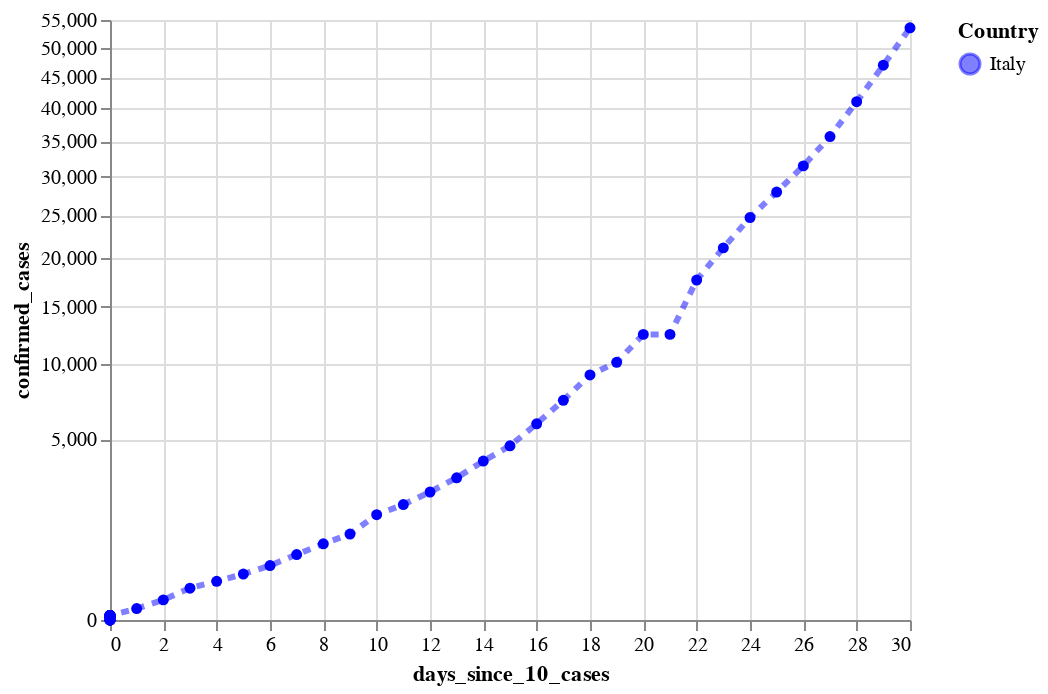

Write notebook code for a chart like this one.
### Code cell
#hide

cases_it_plot = alt.Chart(source_it).mark_line(
    color='blue',
    opacity=0.5,
    strokeDash=[4, 4],
    strokeWidth=3,
    point=True
).encode(
    x='days_since_10_cases:Q',
#     y='confirmed_cases:Q',
    y=alt.Y('confirmed_cases:Q', scale=alt.Scale(type='sqrt')),
#     size='new_cases:Q',
    tooltip=['country', 'date:T', 'confirmed_cases', 'new_cases', 'deaths'],
    color=alt.Color('country', scale=alt.Scale(range=['blue'], domain=['Italy']), title="Country")
)



cases_it_plot

### Figure 1 — Vega-Lite specification as saved in the notebook (floating-point values rounded to 4 significant figures)
{"config": {"view": {"continuousWidth": 400, "continuousHeight": 300}}, "data": {"name": "data-2987e1d9a2fd59c460ab6478846970fd"}, "mark": {"type": "line", "color": "blue", "opacity": 0.5, "point": true, "strokeDash": [4, 4], "strokeWidth": 3}, "encoding": {"color": {"type": "nominal", "field": "country", "scale": {"domain": ["Italy"], "range": ["blue"]}, "title": "Country"}, "tooltip": [{"type": "nominal", "field": "country"}, {"type": "temporal", "field": "date"}, {"type": "quantitative", "field": "confirmed_cases"}, {"type": "quantitative", "field": "new_cases"}, {"type": "quantitative", "field": "deaths"}], "x": {"type": "quantitative", "field": "days_since_10_cases"}, "y": {"type": "quantitative", "field": "confirmed_cases", "scale": {"type": "sqrt"}}}, "$schema": "https://vega.github.io/schema/vega-lite/v4.0.2.json", "datasets": {"data-2987e1d9a2fd59c460ab6478846970fd": [{"country": "Italy", "date": "2020-01-22", "days_since_10_cases": 0, "confirmed_cases": 0, "confirmed_cases_per_million": 0.0, "new_cases": 0, "deaths": 0}, {"country": "Italy", "date": "2020-01-23", "days_since_10_cases": 0, "confirmed_cases": 0, "confirmed_cases_per_million": 0.0, "new_cases": 0, "deaths": 0}, {"country": "Italy", "date": "2020-01-24", "days_since_10_cases": 0, "confirmed_cases": 0, "confirmed_cases_per_million": 0.0, "new_cases": 0, "deaths": 0}, {"country": "Italy", "date": "2020-01-25", "days_since_10_cases": 0, "confirmed_cases": 0, "confirmed_cases_per_million": 0.0, "new_cases": 0, "deaths": 0}, {"country": "Italy", "date": "2020-01-26", "days_since_10_cases": 0, "confirmed_cases": 0, "confirmed_cases_per_million": 0.0, "new_cases": 0, "deaths": 0}, {"country": "Italy", "date": "2020-01-27", "days_since_10_cases": 0, "confirmed_cases": 0, "confirmed_cases_per_million": 0.0, "new_cases": 0, "deaths": 0}, {"country": "Italy", "date": "2020-01-28", "days_since_10_cases": 0, "confirmed_cases": 0, "confirmed_cases_per_million": 0.0, "new_cases": 0, "deaths": 0}, {"country": "Italy", "date": "2020-01-29", "days_since_10_cases": 0, "confirmed_cases": 0, "confirmed_cases_per_million": 0.0, "new_cases": 0, "deaths": 0}, {"country": "Italy", "date": "2020-01-30", "days_since_10_cases": 0, "confirmed_cases": 0, "confirmed_cases_per_million": 0.0, "new_cases": 0, "deaths": 0}, {"country": "Italy", "date": "2020-01-31", "days_since_10_cases": 0, "confirmed_cases": 2, "confirmed_cases_per_million": 0.0, "new_cases": 2, "deaths": 0}, {"country": "Italy", "date": "2020-02-01", "days_since_10_cases": 0, "confirmed_cases": 2, "confirmed_cases_per_million": 0.0, "new_cases": 0, "deaths": 0}, {"country": "Italy", "date": "2020-02-02", "days_since_10_cases": 0, "confirmed_cases": 2, "confirmed_cases_per_million": 0.0, "new_cases": 0, "deaths": 0}, {"country": "Italy", "date": "2020-02-03", "days_since_10_cases": 0, "confirmed_cases": 2, "confirmed_cases_per_million": 0.0, "new_cases": 0, "deaths": 0}, {"country": "Italy", "date": "2020-02-04", "days_since_10_cases": 0, "confirmed_cases": 2, "confirmed_cases_per_million": 0.0, "new_cases": 0, "deaths": 0}, {"country": "Italy", "date": "2020-02-05", "days_since_10_cases": 0, "confirmed_cases": 2, "confirmed_cases_per_million": 0.0, "new_cases": 0, "deaths": 0}, {"country": "Italy", "date": "2020-02-06", "days_since_10_cases": 0, "confirmed_cases": 2, "confirmed_cases_per_million": 0.0, "new_cases": 0, "deaths": 0}, {"country": "Italy", "date": "2020-02-07", "days_since_10_cases": 0, "confirmed_cases": 3, "confirmed_cases_per_million": 0.0, "new_cases": 1, "deaths": 0}, {"country": "Italy", "date": "2020-02-08", "days_since_10_cases": 0, "confirmed_cases": 3, "confirmed_cases_per_million": 0.0, "new_cases": 0, "deaths": 0}, {"country": "Italy", "date": "2020-02-09", "days_since_10_cases": 0, "confirmed_cases": 3, "confirmed_cases_per_million": 0.0, "new_cases": 0, "deaths": 0}, {"country": "Italy", "date": "2020-02-10", "days_since_10_cases": 0, "confirmed_cases": 3, "confirmed_cases_per_million": 0.0, "new_cases": 0, "deaths": 0}, {"country": "Italy", "date": "2020-02-11", "days_since_10_cases": 0, "confirmed_cases": 3, "confirmed_cases_per_million": 0.0, "new_cases": 0, "deaths": 0}, {"country": "Italy", "date": "2020-02-12", "days_since_10_cases": 0, "confirmed_cases": 3, "confirmed_cases_per_million": 0.0, "new_cases": 0, "deaths": 0}, {"country": "Italy", "date": "2020-02-13", "days_since_10_cases": 0, "confirmed_cases": 3, "confirmed_cases_per_million": 0.0, "new_cases": 0, "deaths": 0}, {"country": "Italy", "date": "2020-02-14", "days_since_10_cases": 0, "confirmed_cases": 3, "confirmed_cases_per_million": 0.0, "new_cases": 0, "deaths": 0}, {"country": "Italy", "date": "2020-02-15", "days_since_10_cases": 0, "confirmed_cases": 3, "confirmed_cases_per_million": 0.0, "new_cases": 0, "deaths": 0}, {"country": "Italy", "date": "2020-02-16", "days_since_10_cases": 0, "confirmed_cases": 3, "confirmed_cases_per_million": 0.0, "new_cases": 0, "deaths": 0}, {"country": "Italy", "date": "2020-02-17", "days_since_10_cases": 0, "confirmed_cases": 3, "confirmed_cases_per_million": 0.0, "new_cases": 0, "deaths": 0}, {"country": "Italy", "date": "2020-02-18", "days_since_10_cases": 0, "confirmed_cases": 3, "confirmed_cases_per_million": 0.0, "new_cases": 0, "deaths": 0}, {"country": "Italy", "date": "2020-02-19", "days_since_10_cases": 0, "confirmed_cases": 3, "confirmed_cases_per_million": 0.0, "new_cases": 0, "deaths": 0}, {"country": "Italy", "date": "2020-02-20", "days_since_10_cases": 0, "confirmed_cases": 3, "confirmed_cases_per_million": 0.0, "new_cases": 0, "deaths": 0}, {"country": "Italy", "date": "2020-02-21", "days_since_10_cases": 1, "confirmed_cases": 20, "confirmed_cases_per_million": 0.0, "new_cases": 17, "deaths": 1}, {"country": "Italy", "date": "2020-02-22", "days_since_10_cases": 2, "confirmed_cases": 62, "confirmed_cases_per_million": 1.0, "new_cases": 42, "deaths": 2}, {"country": "Italy", "date": "2020-02-23", "days_since_10_cases": 3, "confirmed_cases": 155, "confirmed_cases_per_million": 3.0, "new_cases": 93, "deaths": 3}, {"country": "Italy", "date": "2020-02-24", "days_since_10_cases": 4, "confirmed_cases": 229, "confirmed_cases_per_million": 4.0, "new_cases": 74, "deaths": 7}, {"country": "Italy", "date": "2020-02-25", "days_since_10_cases": 5, "confirmed_cases": 322, "confirmed_cases_per_million": 5.0, "new_cases": 93, "deaths": 10}, {"country": "Italy", "date": "2020-02-26", "days_since_10_cases": 6, "confirmed_cases": 453, "confirmed_cases_per_million": 8.0, "new_cases": 131, "deaths": 12}, {"country": "Italy", "date": "2020-02-27", "days_since_10_cases": 7, "confirmed_cases": 655, "confirmed_cases_per_million": 11.0, "new_cases": 202, "deaths": 17}, {"country": "Italy", "date": "2020-02-28", "days_since_10_cases": 8, "confirmed_cases": 888, "confirmed_cases_per_million": 15.0, "new_cases": 233, "deaths": 21}, {"country": "Italy", "date": "2020-02-29", "days_since_10_cases": 9, "confirmed_cases": 1128, "confirmed_cases_per_million": 19.0, "new_cases": 240, "deaths": 29}, {"country": "Italy", "date": "2020-03-01", "days_since_10_cases": 10, "confirmed_cases": 1694, "confirmed_cases_per_million": 28.0, "new_cases": 566, "deaths": 34}, {"country": "Italy", "date": "2020-03-02", "days_since_10_cases": 11, "confirmed_cases": 2036, "confirmed_cases_per_million": 34.0, "new_cases": 342, "deaths": 52}, {"country": "Italy", "date": "2020-03-03", "days_since_10_cases": 12, "confirmed_cases": 2502, "confirmed_cases_per_million": 42.0, "new_cases": 466, "deaths": 79}, {"country": "Italy", "date": "2020-03-04", "days_since_10_cases": 13, "confirmed_cases": 3089, "confirmed_cases_per_million": 51.0, "new_cases": 587, "deaths": 107}, {"country": "Italy", "date": "2020-03-05", "days_since_10_cases": 14, "confirmed_cases": 3858, "confirmed_cases_per_million": 64.0, "new_cases": 769, "deaths": 148}, {"country": "Italy", "date": "2020-03-06", "days_since_10_cases": 15, "confirmed_cases": 4636, "confirmed_cases_per_million": 77.0, "new_cases": 778, "deaths": 197}, {"country": "Italy", "date": "2020-03-07", "days_since_10_cases": 16, "confirmed_cases": 5883, "confirmed_cases_per_million": 98.0, "new_cases": 1247, "deaths": 233}, {"country": "Italy", "date": "2020-03-08", "days_since_10_cases": 17, "confirmed_cases": 7375, "confirmed_cases_per_million": 123.0, "new_cases": 1492, "deaths": 366}, {"country": "Italy", "date": "2020-03-09", "days_since_10_cases": 18, "confirmed_cases": 9172, "confirmed_cases_per_million": 152.0, "new_cases": 1797, "deaths": 463}, {"country": "Italy", "date": "2020-03-10", "days_since_10_cases": 19, "confirmed_cases": 10149, "confirmed_cases_per_million": 169.0, "new_cases": 977, "deaths": 631}, {"country": "Italy", "date": "2020-03-11", "days_since_10_cases": 20, "confirmed_cases": 12462, "confirmed_cases_per_million": 207.0, "new_cases": 2313, "deaths": 827}, {"country": "Italy", "date": "2020-03-12", "days_since_10_cases": 21, "confirmed_cases": 12462, "confirmed_cases_per_million": 207.0, "new_cases": 0, "deaths": 827}, {"country": "Italy", "date": "2020-03-13", "days_since_10_cases": 22, "confirmed_cases": 17660, "confirmed_cases_per_million": 293.0, "new_cases": 5198, "deaths": 1266}, {"country": "Italy", "date": "2020-03-14", "days_since_10_cases": 23, "confirmed_cases": 21157, "confirmed_cases_per_million": 351.0, "new_cases": 3497, "deaths": 1441}, {"country": "Italy", "date": "2020-03-15", "days_since_10_cases": 24, "confirmed_cases": 24747, "confirmed_cases_per_million": 411.0, "new_cases": 3590, "deaths": 1809}, {"country": "Italy", "date": "2020-03-16", "days_since_10_cases": 25, "confirmed_cases": 27980, "confirmed_cases_per_million": 465.0, "new_cases": 3233, "deaths": 2158}, {"country": "Italy", "date": "2020-03-17", "days_since_10_cases": 26, "confirmed_cases": 31506, "confirmed_cases_per_million": 523.0, "new_cases": 3526, "deaths": 2503}, {"country": "Italy", "date": "2020-03-18", "days_since_10_cases": 27, "confirmed_cases": 35713, "confirmed_cases_per_million": 593.0, "new_cases": 4207, "deaths": 2978}, {"country": "Italy", "date": "2020-03-19", "days_since_10_cases": 28, "confirmed_cases": 41035, "confirmed_cases_per_million": 682.0, "new_cases": 5322, "deaths": 3405}, {"country": "Italy", "date": "2020-03-20", "days_since_10_cases": 29, "confirmed_cases": 47021, "confirmed_cases_per_million": 781.0, "new_cases": 5986, "deaths": 4032}, {"country": "Italy", "date": "2020-03-21", "days_since_10_cases": 30, "confirmed_cases": 53578, "confirmed_cases_per_million": 890.0, "new_cases": 6557, "deaths": 4825}]}}
